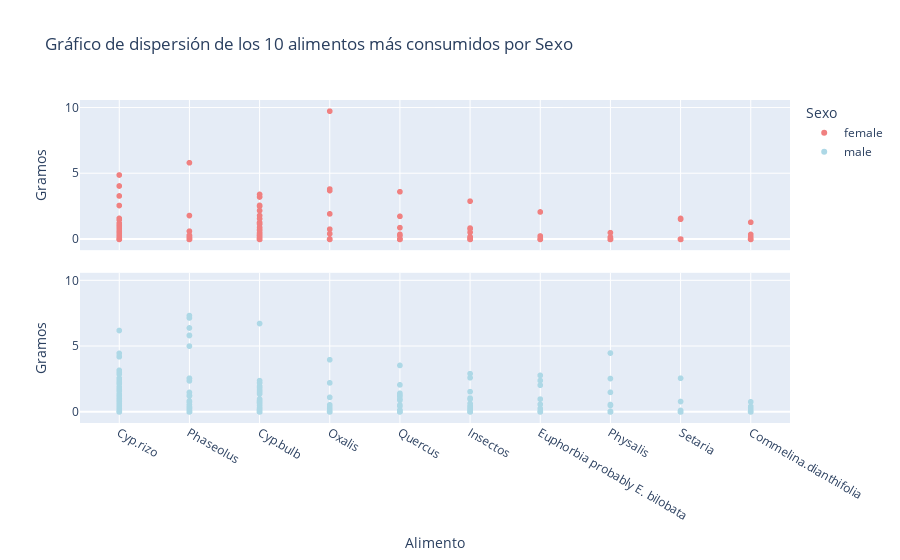

This figure's notebook cell:
### Markdown cell above
De la gran diversidad de opciones de alimento, notamos que solo unas pocas fueron consumidas. Procedemos a identificar los alimentos más consumidos y evaluaremos si existe una diferencia clara en su consumo entre los distintos sexos.

### Code cell
# Lista de los 10 alimentos más consumidos (independientemente de la edad)
top10 = list(df_temp.groupby(['Alimento'])['Peso'].sum().sort_values(ascending=False).reset_index()[:10]['Alimento'])

# Crear dataframe temporal con las variables a graficar en la columna "Alimento" y sus respectivos Pesos y Edad en otras columnas
df_temp_top_10 = pd.melt(df, id_vars=['sexo'], value_vars=top10, var_name='Alimento', value_name='Peso')

# Crear sub-gráficos de dispersión para cada alimento y edad
fig = px.scatter(df_temp_top_10, x='Alimento', y='Peso', color='sexo', color_discrete_map={'female': 'lightcoral', 'male': 'lightblue'},
                 facet_col='sexo', facet_col_wrap=1,  # Cambia el valor de facet_col_wrap según el número deseado de columnas
                 labels={'Alimento': 'Alimento', 'Peso': 'Gramos', 'sexo': 'Sexo'},
                 title='Gráfico de dispersión de los 10 alimentos más consumidos por Sexo')

# Eliminar subtitulos redundantes
fig.for_each_annotation(lambda a: a.update(text=''))

# Lineas en lugar de puntos
#fig.update_traces(mode='lines+markers')

# Desplegar figura
fig.show()

### Figure 1 — Plotly figure (JSON) as saved in the notebook; plotly's stock layout.template omitted (floating-point values rounded to 4 significant figures; data arrays with more than 128 entries replaced by an {"elided": "..."} marker saying what was removed)
{"data": [{"hovertemplate": "Sexo=female<br>Alimento=%{x}<br>Gramos=%{y}<extra></extra>", "legendgroup": "female", "marker": {"color": "lightcoral", "symbol": "circle"}, "mode": "markers", "name": "female", "showlegend": true, "type": "scattergl", "x": {"elided": "720 str values"}, "xaxis": "x2", "y": {"elided": "720 float values"}, "yaxis": "y2"}, {"hovertemplate": "Sexo=male<br>Alimento=%{x}<br>Gramos=%{y}<extra></extra>", "legendgroup": "male", "marker": {"color": "lightblue", "symbol": "circle"}, "mode": "markers", "name": "male", "showlegend": true, "type": "scattergl", "x": {"elided": "1170 str values"}, "xaxis": "x", "y": {"elided": "1170 float values"}, "yaxis": "y"}], "layout": {"annotations": [{"font": {}, "showarrow": false, "text": "", "x": 0.5, "xanchor": "center", "xref": "paper", "y": 0.465, "yanchor": "bottom", "yref": "paper"}, {"font": {}, "showarrow": false, "text": "", "x": 0.5, "xanchor": "center", "xref": "paper", "y": 1.0, "yanchor": "bottom", "yref": "paper"}], "legend": {"title": {"text": "Sexo"}, "tracegroupgap": 0}, "title": {"text": "Gráfico de dispersión de los 10 alimentos más consumidos por Sexo"}, "xaxis": {"anchor": "y", "domain": [0, 1], "title": {"text": "Alimento"}}, "xaxis2": {"anchor": "y2", "domain": [0, 1], "matches": "x", "showticklabels": false}, "yaxis": {"anchor": "x", "domain": [0, 0.465], "title": {"text": "Gramos"}}, "yaxis2": {"anchor": "x2", "domain": [0.535, 1.0], "matches": "y", "title": {"text": "Gramos"}}}}
